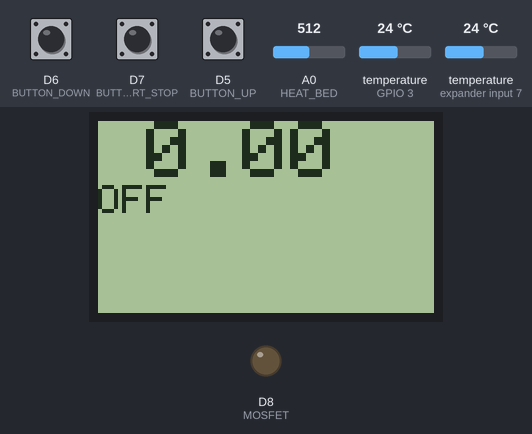
A sketch run on a simulated ESP8266 (NodeMCU). Shown: 84×48 one-colour display, output pins drawn as LEDs (lit = HIGH). The test bench sets the inputs (shaded band); at power-on: D7 (BUTTON_START_STOP) HIGH, temperature (sensors on GPIO 3, expander input 7) 24 °C, D6 (BUTTON_DOWN) HIGH, D5 (BUTTON_UP) HIGH, A0 (HEAT_BED) = 512. EEPROM starts erased.

Above: at 1.2 s.
1.3 s: D7 (BUTTON_START_STOP) pulled LOW for 3.2 s
At 2.82 s:
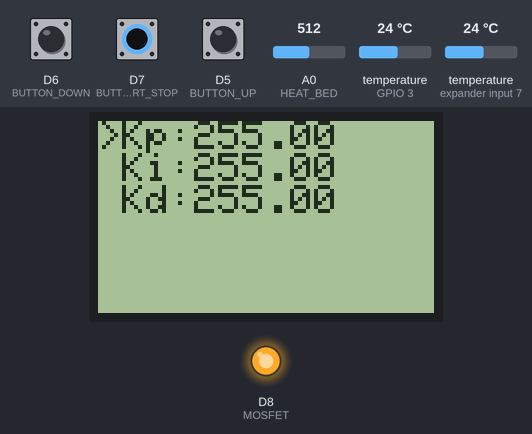
6.0 s: temperature (sensor on GPIO 3) set to 12 °C
At 9.0 s:
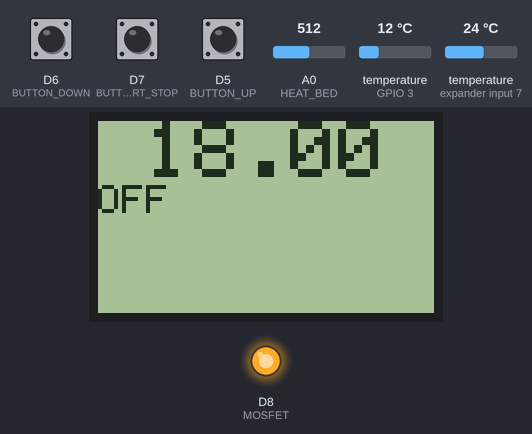
9.3 s: temperature (sensor on expander input 7) set to 12 °C
At 11.0 s:
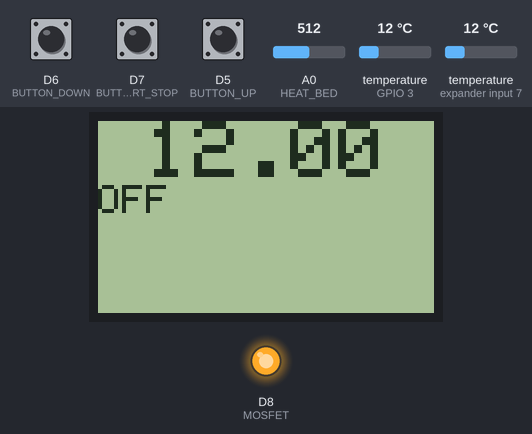
11.3 s: temperature (sensor on GPIO 3) set to 19 °C
At 12.3 s:
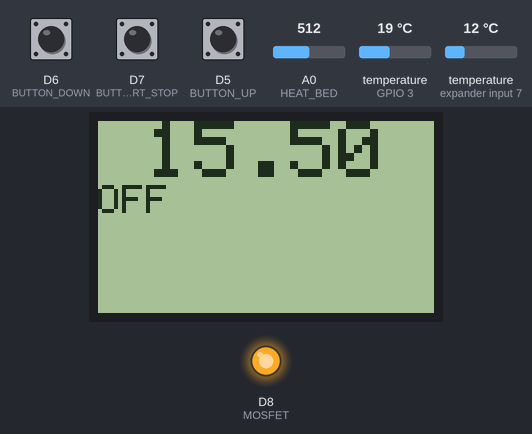
13.3 s: temperature (sensor on expander input 7) set to 19 °C
At 14.5 s:
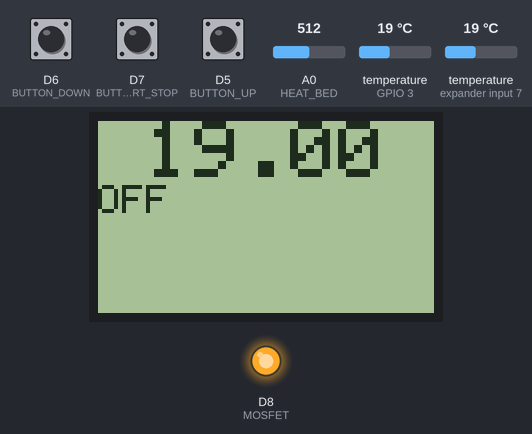
15.4 s: D7 (BUTTON_START_STOP) pulled LOW for 3.2 s
At 19.1 s:
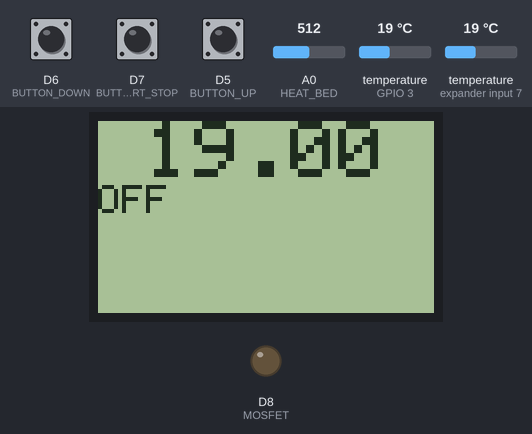
Timing chart, 0 to 20.6 s (numbered marks = the images above; inputs shaded):
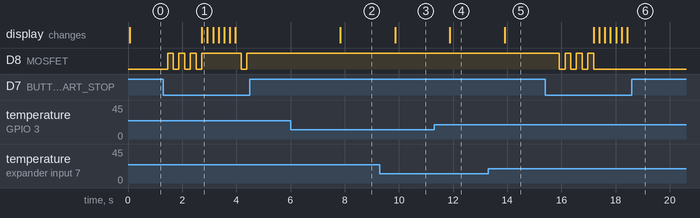

The sketch:

temperature_control.ino
```cpp
/*********************************************************************
Written in 19/1/2020 by Arif Ahmet Balik
*********************************************************************/

#include "ThingSpeak.h"
#include <Adafruit_GFX.h>
#include <Adafruit_PCD8544.h>
#include <DallasTemperature.h>
#include <EEPROM.h>
#include <ESP8266WiFi.h>
#include <OneWire.h>
#include <PID_v1.h>
#include <SPI.h>

#define WL_SSID "Superbox_WiFi_2.4GHz_3076"
#define PASS "yildizteknik2019"
const char *API_KEY = "35Q24V1QT4XY4TVC";
unsigned long CHANNEL_ID = 964989;

#define BUTTON_UP D5
#define BUTTON_DOWN D6
#define BUTTON_START_STOP D7
#define TEMP_SENSORS 3
#define MOSFET D8
#define HEAT_BED A0

#define MAX_TEMP 100
#define MIN_TEMP 10
#define HEAT_BED_TIMEOUT 5 * 60000 /* 5 mins */
#define PID_THRESHOLD                                                          \
  10 /* Pid is avtivated when actual reading is target - PID_THRESHOLD */

double Kp = 2;
double Ki = 5;
double Kd = 1;

typedef struct {
  double top, bottom, avg, set;

  double mosfet_out;
  uint8_t state; // 0: off, 1: on
} temp_t;

void handle_buttons();
void handle_client();
void get_temp();
void get_eeprom();

int c_millis, p_millis, button_scan_millis, pid_millis, pid_menu_count,
    pid_menu_active, pid_val, pick_param, is_attached, client_callback,
    temp_callback, heat_bed_timer;
temp_t temp;
OneWire oneWire(TEMP_SENSORS);
DallasTemperature sensors(&oneWire);
PID pid(&(temp.avg), &(temp.mosfet_out), &(temp.set), (double)Kp, (double)Ki,
        (double)Kd, DIRECT);
Adafruit_PCD8544 display = Adafruit_PCD8544(D4, D3, D2, D1, D0);
WiFiClient client;

void setup() {
  EEPROM.begin(4);

  get_eeprom();

  WiFi.mode(WIFI_STA);
  ThingSpeak.begin(client);

  display.begin();
  display.setContrast(60);

  sensors.begin();

  pinMode(BUTTON_UP, INPUT_PULLUP);
  pinMode(BUTTON_DOWN, INPUT_PULLUP);
  pinMode(BUTTON_START_STOP, INPUT_PULLUP);
}

void get_temp() {
  if (is_attached == 0)
    return;
  sensors.requestTemperatures();

  temp.top = sensors.getTempCByIndex(0);
  temp.bottom = sensors.getTempCByIndex(1);

  temp.avg = (temp.top + temp.bottom) / 2;
}
void handle_temp(temp_t *t) {
  if (t->state == 0) {
    t->mosfet_out = 0;
    analogWrite(MOSFET, 0);
    // digitalWrite(LED, LOW);
    pid.SetMode(MANUAL);
    return;
  }

  if (abs(t->set - t->avg) <= PID_THRESHOLD) {
    pid.SetTunings(Kp, Ki, Kd);
    pid.Compute();
    analogWrite(MOSFET, t->mosfet_out);
    pid.SetMode(AUTOMATIC);
  } else {
    t->mosfet_out = 255;
    analogWrite(MOSFET, 255);
  }
}

void get_eeprom() {
  Kp = EEPROM.read(0);
  Ki = EEPROM.read(1);
  Kd = EEPROM.read(2);
  temp.set = EEPROM.read(3);
}

void update_eeprom() {
  EEPROM.write(0, Kp);
  EEPROM.write(1, Ki);
  EEPROM.write(2, Kd);
  EEPROM.write(3, temp.set);
  EEPROM.commit();
}

void set_pid(int val) {
  switch (pick_param) {
  case 0:
    Kp += val;
    break;
  case 1:
    Ki += val;
    break;
  case 2:
    Kd += val;
    break;
  default:
    break;
  }
  update_eeprom();
}

void handle_buttons() {
  if ((millis() - button_scan_millis) < 200)
    return;

  if (!digitalRead(BUTTON_UP)) {
    if (pid_menu_active)
      set_pid(1);
    else
      temp.set += 5;
    p_millis = millis();
  } else if (!digitalRead(BUTTON_DOWN)) {
    if (pid_menu_active)
      set_pid(-1);
    else
      temp.set -= 5;
    p_millis = millis();
  }

  if (!digitalRead(BUTTON_START_STOP)) {
    if (pid_menu_active)
      pick_param = (pick_param == 0)
                       ? 1
                       : (pick_param == 1) ? 2 : (pick_param == 2) ? 0 : 0;
    else {
      temp.state = (temp.state == 0) ? 1 : 0;
      update_eeprom();
    }
    if ((millis() - pid_millis) < 500) {
      pid_menu_count++;
      if (pid_menu_count > 5) {
        pid_menu_count = 0;
        pid_menu_active = (pid_menu_active) ? 0 : 1;
      }
    } else {
      pid_menu_count = 0;
    }
    p_millis = millis();
    pid_millis = millis();
  }
  if (temp.set >= MAX_TEMP)
    temp.set = MAX_TEMP;
  else if (temp.set <= MIN_TEMP)
    temp.set = MIN_TEMP;

  if ((millis() - p_millis) > 2000 && is_attached == 0) {
    is_attached = 1;
  } else if (is_attached == 1) {
    is_attached = 0;
  }

  button_scan_millis = millis();
}
void kill(){
  analogWrite(MOSFET, 0);
  while(1);
}
void pid_menu() {

  display.clearDisplay();
  display.setCursor(0, 0);
  display.setTextSize(1);

  display.println((pick_param == 0) ? ">Kp:" + String(Kp)
                                    : " Kp:" + String(Kp));
  display.println((pick_param == 1) ? ">Ki:" + String(Ki)
                                    : " Ki:" + String(Ki));
  display.println((pick_param == 2) ? ">Kd:" + String(Kd)
                                    : " Kd:" + String(Kd));
  display.display();
}

void update_lcd(temp_t *t) {
  if (pid_menu_active) {
    pid_menu();
    return;
  }
  display.clearDisplay();
  display.setCursor(0, 0);

  if (t->avg < 0 || t->avg > (MAX_TEMP + 10)) {
    display.setTextSize(2);
    display.println("\n ERROR!");
    display.display();
    kill();
    return;
  }

  display.setTextSize(2);
  display.println(" " + String(t->avg));

  display.setTextSize(1);

  display.println("T:" + String(t->top) + "\nB:" + String(t->bottom) +
                  "\nSet:" + String(t->set) + "\nPower:" +
                  String(map(t->mosfet_out, 0, 255, 0, 100)) + "% "+ (t->state == 0) ? "OFF" : "ON" );

  display.display();
}

void handle_client() {
  if (is_attached == 0)
    return;

  if (WiFi.status() != WL_CONNECTED) {
    display.clearDisplay();
    display.setTextSize(1);
    display.setCursor(0, 0);
    display.println("Connecting to WiFi");
    display.display();
    while (WiFi.status() != WL_CONNECTED) {
      WiFi.begin(WL_SSID, PASS);

      display.print(".");
      display.display();
      delay(5000);
    }
  }

  ThingSpeak.setField(1, (float)temp.top);
  ThingSpeak.setField(2, (float)temp.bottom);
  ThingSpeak.setField(3, (float)temp.avg);
  ThingSpeak.setField(4, (float)temp.set);
  ThingSpeak.setField(5, (float)temp.mosfet_out);

  ThingSpeak.writeFields(CHANNEL_ID, API_KEY);
}

void loop() {
  if (analogRead(HEAT_BED) > 50)
    heat_bed_timer = millis();

  if ((millis() - client_callback) > 10000) {
    client_callback = millis();
    handle_client();
  }
  if ((millis() - temp_callback) > 1000) {
    temp_callback = millis();
    get_temp();
  }
  handle_buttons();
  update_lcd(&temp);
  if ((millis() - heat_bed_timer) > HEAT_BED_TIMEOUT) {
    analogWrite(MOSFET, 0);
    temp.mosfet_out = 0;
  } else {
    handle_temp(&temp);
  }
}
```

Measured:
- after the input at 1.3 s, D8 (MOSFET): goes 3 × (HIGH 0.21 s, LOW 0.21 s), HIGH 1.5 s, LOW 0.21 s, then HIGH, starting after 0.16 s; the display: changes after 1.4 s (image 1)
- after the input at 6.0 s, the display: changes after 1.8 s (image 2)
- after the input at 9.3 s, the display: changes after 0.56 s (image 3)
- after the input at 11.3 s, the display: changes after 0.58 s (image 4)
- after the input at 13.3 s, the display: changes after 0.60 s (image 5)
- after the input at 15.4 s, D8 (MOSFET): alternates HIGH for 0.21 s and LOW for 0.21 s, 7 changes in all, then stays LOW, starting after 0.52 s; the display: first changes after 1.8 s (image 6 shows a later state)
